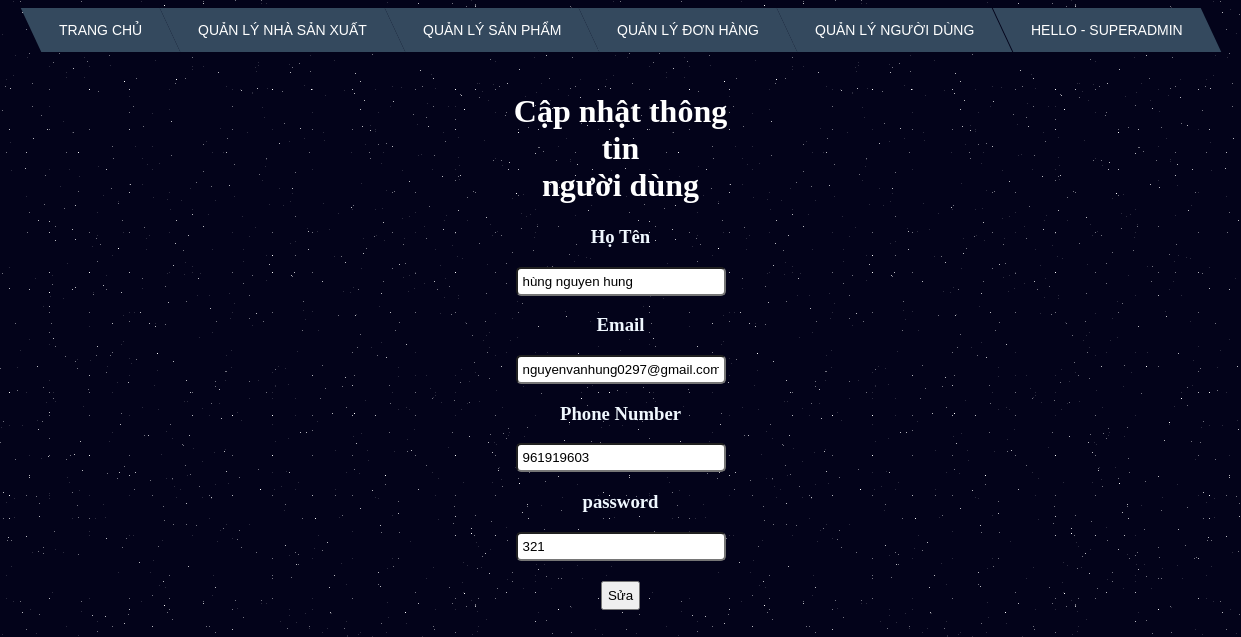
The page /admin/customers/form_update.php?id=1 (signed in) on the database as committed earlier.
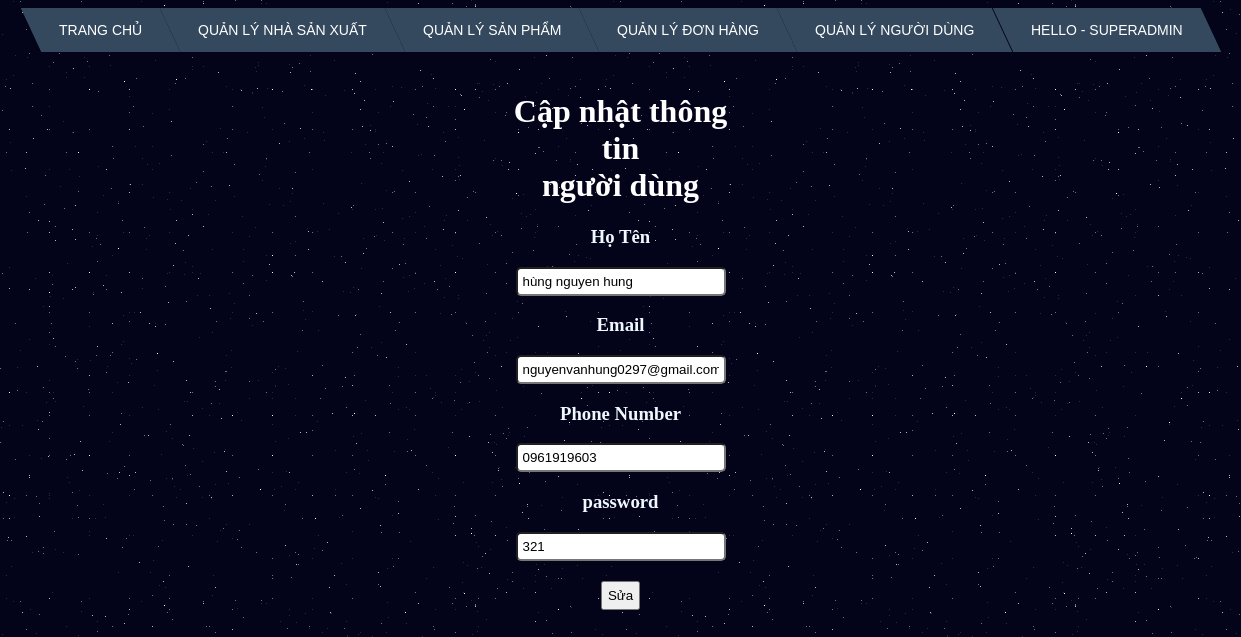
The same page on the database as committed later.
### tables this page shows
CREATE TABLE `customers` (
  `id` int(11) NOT NULL,
  `name` varchar(50) NOT NULL,
  `email` varchar(50) NOT NULL,
  `password` varchar(200) NOT NULL,
  `phone_number` varchar(15) NOT NULL,
  `address` varchar(200) NOT NULL,
  `token` varchar(50) DEFAULT NULL
);

### admin/customers/form_update.php (the view, shortened to what this page needs)
<!DOCTYPE html>
<html lang="en">
<head>
    <link rel="stylesheet" href="../css/menu.css">
    <link rel="stylesheet" href="../css/form.css">
    <link rel="stylesheet" href="../css/bg-galaxy.css">
</head>
<body>
    <?php
    $id = $_GET['id'];
    require '../connect.php';
    $sql = "select * from customers where id = '$id'";
    $result = mysqli_query($connect, $sql);
    $each =  mysqli_fetch_array($result);
    include '../menu.php'
    ?>
    <form action="process_update.php" method="POST">
        <h1>Cập nhật thông tin<br> người dùng</h1>
        <h3>Họ Tên</h3>
        <input type="text" name="name" value="<?php echo $each['name'] ?>">
        <br>
        <h3>Email</h3>
        <input type="text" name="email" value="<?php echo $each['email'] ?>">
        <br>
        <h3>Phone Number</h3>
        <input type="text" name="phone" value="<?php echo $each['phone_number'] ?>">
        <br>
        <h3>password</h3>
        <input type="text" name="password" value="<?php echo $each['password'] ?>">
        <br>
        <button>Sửa</button>
    </form>
</body>
</html>

Rows that differ between the two databases and show on the page:
changed customers "hùng nguyen hung": phone "961919603" → "0961919603"
